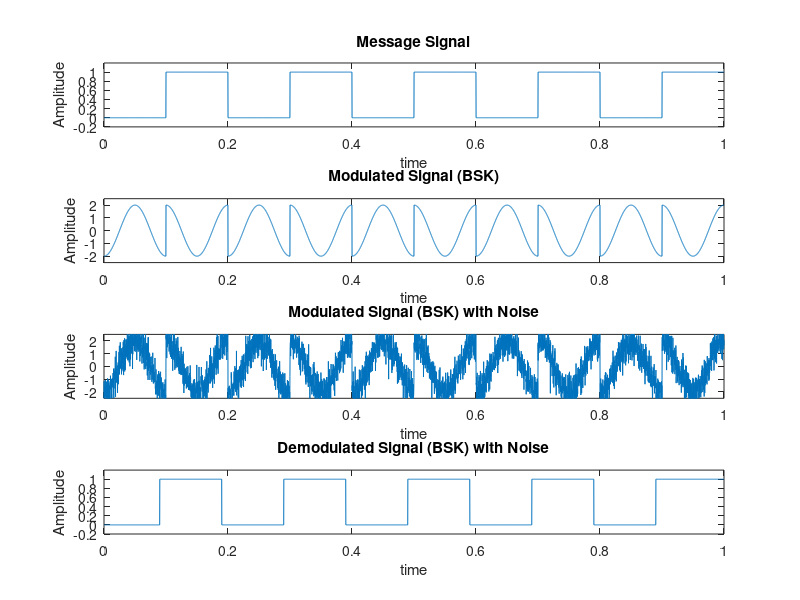

The MATLAB script that drew this image:
clear all;
close all;
clc;

Tb = 0.1;
N=5000;
Bits = 10;

t = linspace(0, Bits*Tb, N);

last_bit = 1;
for b=1:1:Bits
    len = N / Bits;
    offset = ((b - 1) * len) + 1;
    last_bit = ~last_bit;
    for i=offset:1:min((len+offset), N)
        message(i) = last_bit;
    end
end

subplot(4,1,1);
plot(t, message);
ylim([-0.2, 1.2]);
xlim([0, 1]);
title("Message Signal");
xlabel("time");
ylabel("Amplitude");

%% Generating BSK signal
E = 1;
M = 2;
fc = 10;
phi = sqrt(2)*cos(2*pi*fc*t);
s1 = sqrt(2*E)*phi;
s2 = -sqrt(2*E)*phi;
% noise
N0 = (10^(0/10) * E);
sigma = sqrt(N0/2);

noise_matrix = randn(length(t), 1) * sigma;

modulated_signal = linspace(0, 1, N);
for i=1:1:length(modulated_signal)
    time = t(i);
    value = 0;
    if message(i) == 1
        value = s1(i);
    else
        value = s2(i);
    end
    modulated_signal(i) = value;
end
subplot(4,1,2);
plot(t, modulated_signal);
ylim([-2.5, 2.5]);
xlim([0, 1]);
title("Modulated Signal (BSK)");
xlabel("time");
ylabel("Amplitude");

modulated_signal_with_noise = modulated_signal + transpose(noise_matrix);

subplot(4,1,3);
plot(t, modulated_signal_with_noise);
ylim([-2.5, 2.5]);
xlim([0, 1]);
title("Modulated Signal (BSK) with Noise");
xlabel("time");
ylabel("Amplitude");

%% Demodulation

demodulated_signal = modulated_signal - modulated_signal;
bit_sum = 0;
time_counter = 0;
time_step = (Bits*Tb)/N;
demodulated_bits = [];
for i=1:1:length(demodulated_signal)
    time = t(i);
    time_counter = time_counter + time_step;
    r_mul_phi = modulated_signal_with_noise(i) * phi(i);

    bit_sum = bit_sum + r_mul_phi;
    %plot(time, bit_sum, '.');
    %hold on;
    if time_counter >= (Tb - 0.001)  
        if(bit_sum > 1)
            bit_value = 1;
        else
            bit_value = 0;
        end
        demodulated_bits(length(demodulated_bits) + 1) = bit_value;
        bit_sum = 0;
        time_counter = 0;
    end
end

bit_index = 1;
for i=1:1:length(demodulated_signal)
    time = t(i);
    time_counter = time_counter + time_step;
    demodulated_signal(i) = demodulated_bits(min(bit_index, length(demodulated_bits)));
    if time_counter >= (Tb)
        bit_index = bit_index + 1;
        time_counter = 0;
    end
end

subplot(4,1,4);
plot(t, demodulated_signal);
ylim([-0.2, 1.2]);
xlim([0, 1]);
title("Demodulated Signal (BSK) with Noise");
xlabel("time");
ylabel("Amplitude");
